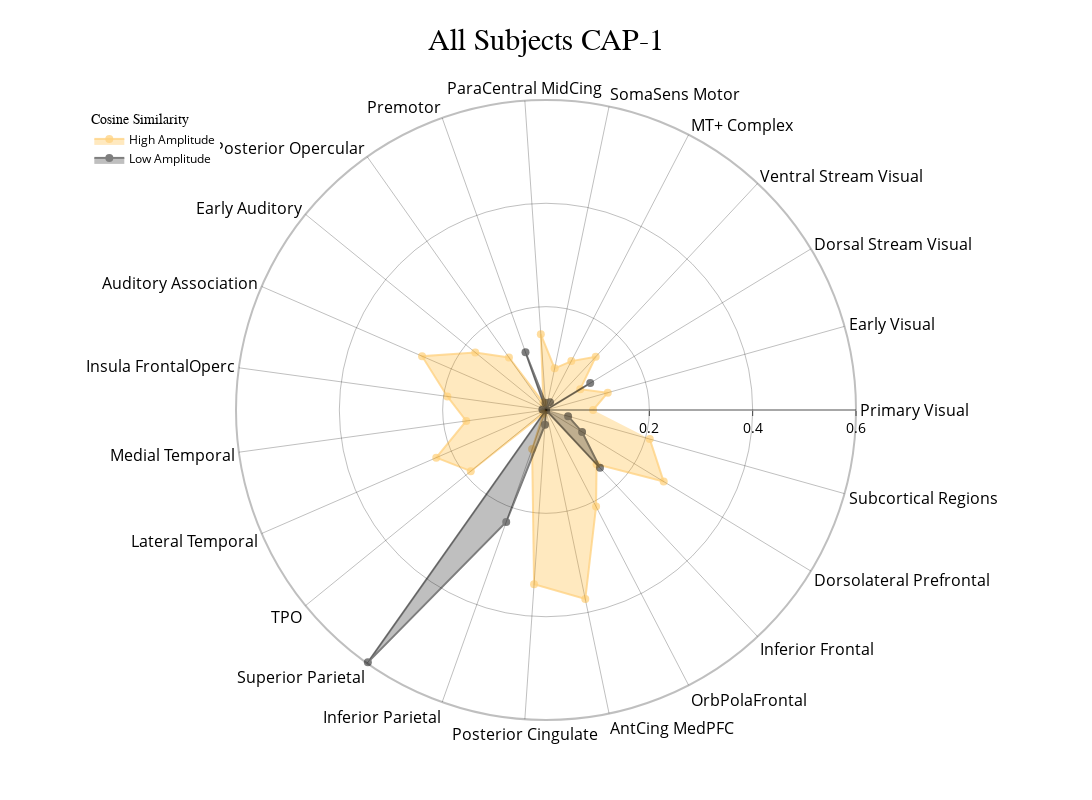
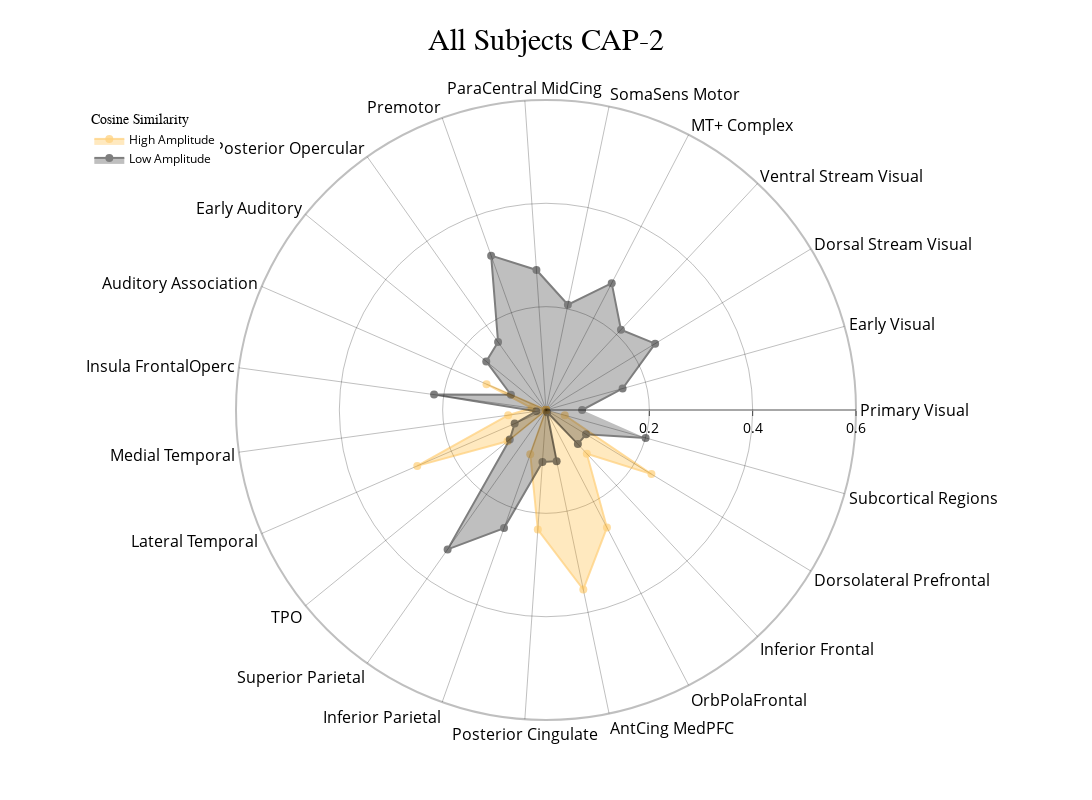
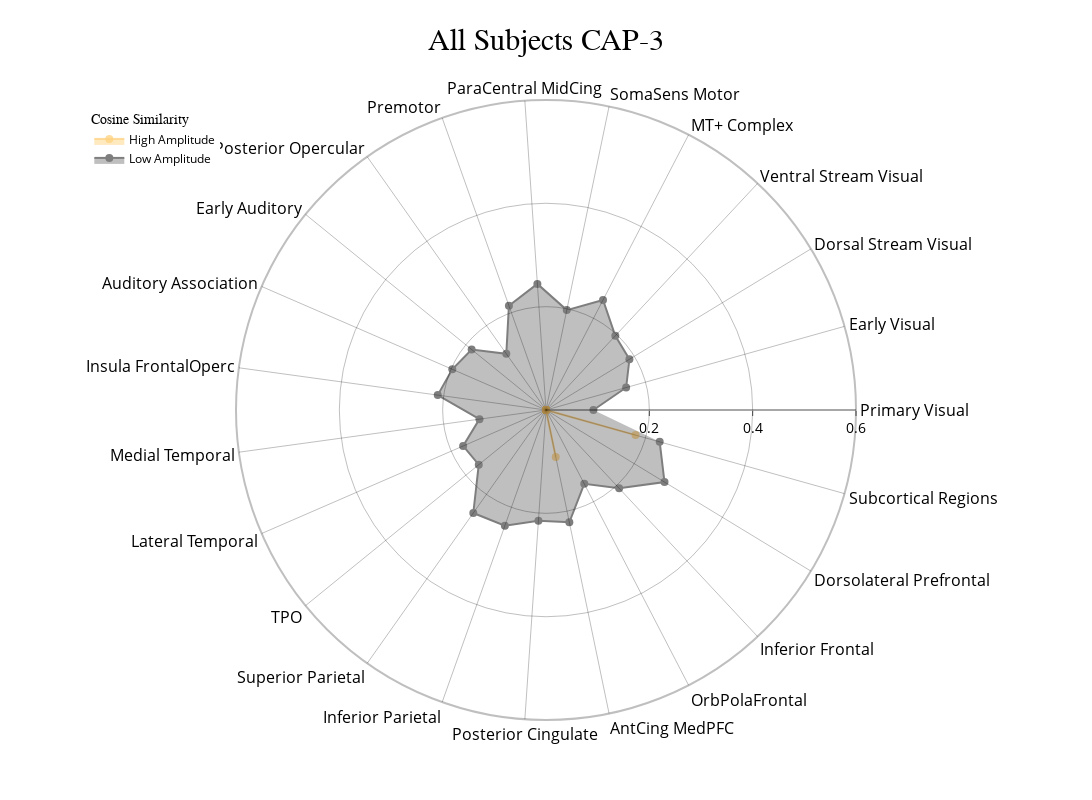
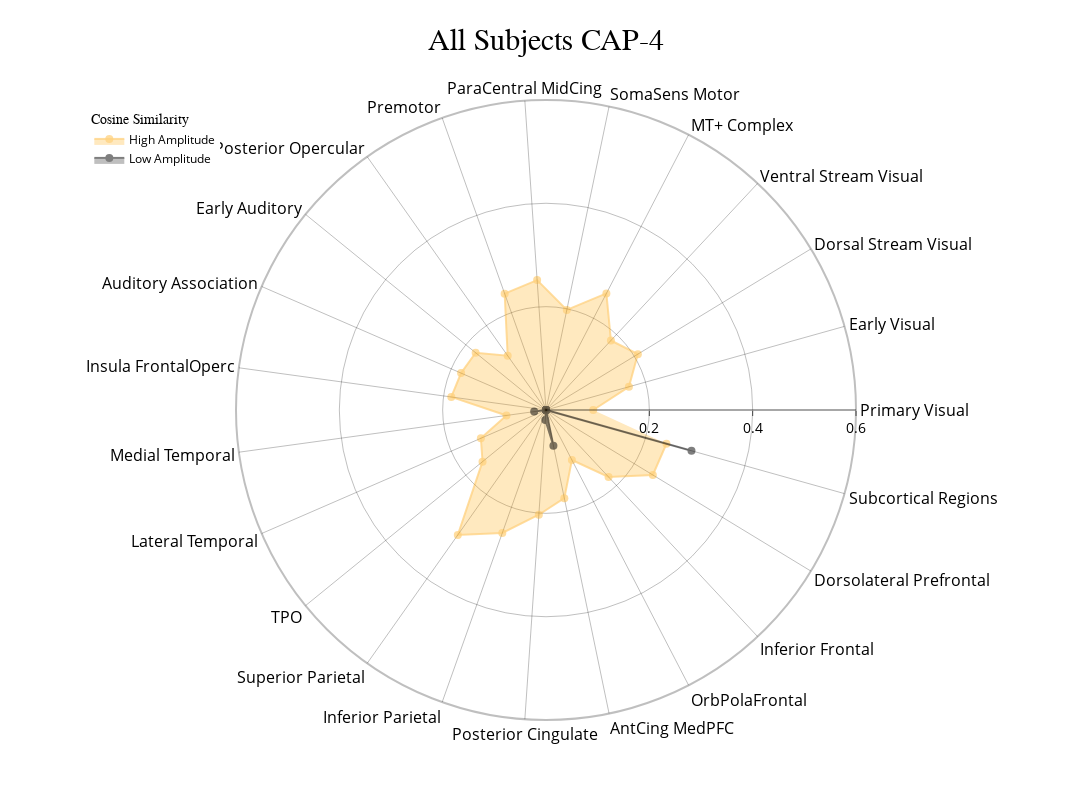

Notebook source saved alongside these figures, in order:
### Code cell
radialaxis = {
    "showline": True,
    "linewidth": 2,
    "linecolor": "rgba(0, 0, 0, 0.25)",
    "gridcolor": "rgba(0, 0, 0, 0.25)",
    "ticks": "outside",
    "tickfont": {"size": 14, "color": "black"},
    "range": [0, 0.6],
    "tickvals": [0.2, "", 0.4, "", 0.6],
}

color_discrete_map = {"High Amplitude": "rgba(255, 165, 0, 0.75)", "Low Amplitude": "black"}

cap_analysis.caps2radar(
    radialaxis=radialaxis,
    fill="toself",
    color_discrete_map=color_discrete_map,
    use_scatterpolar=True,
    output_dir=output_dir,
    as_html=True,
)

### Figure 1 — Plotly figure (JSON) as saved in the notebook; plotly's stock layout.template omitted (floating-point values rounded to 4 significant figures)
{"data": [{"connectgaps": true, "fill": "toself", "line": {"color": "rgba(255, 165, 0, 0.75)", "width": 2}, "marker": {"color": "rgba(255, 165, 0, 0.75)", "size": 8}, "mode": "markers+lines", "name": "High Amplitude", "opacity": 0.5, "r": [0.09113, 0.1242, 0.07759, 0.141, 0.1066, 0.08239, 0.1469, 0.01491, 0.1244, 0.1765, 0.2616, 0.1928, 0.1558, 0.2315, 0.1877, 0.009095, 0.08019, 0.338, 0.3737, 0.2106, 0.1435, 0.2666, 0.2086], "theta": ["Primary Visual", "Early Visual", "Dorsal Stream Visual", "Ventral Stream Visual", "MT+ Complex", "SomaSens Motor", "ParaCentral MidCing", "Premotor", "Posterior Opercular", "Early Auditory", "Auditory Association", "Insula FrontalOperc", "Medial Temporal", "Lateral Temporal", "TPO", "Superior Parietal", "Inferior Parietal", "Posterior Cingulate", "AntCing MedPFC", "OrbPolaFrontal", "Inferior Frontal", "Dorsolateral Prefrontal", "Subcortical Regions"], "type": "scatterpolar"}, {"connectgaps": true, "fill": "toself", "line": {"color": "black", "width": 2}, "marker": {"color": "black", "size": 8}, "mode": "markers+lines", "name": "Low Amplitude", "opacity": 0.5, "r": [0, 0, 0.1002, 0, 0.01688, 0, 0.0141, 0.1185, 0, 0, 0, 0.006997, 0, 0, 0, 0.5979, 0.2299, 0.02851, 0, 0, 0.1531, 0.08175, 0.04437], "theta": ["Primary Visual", "Early Visual", "Dorsal Stream Visual", "Ventral Stream Visual", "MT+ Complex", "SomaSens Motor", "ParaCentral MidCing", "Premotor", "Posterior Opercular", "Early Auditory", "Auditory Association", "Insula FrontalOperc", "Medial Temporal", "Lateral Temporal", "TPO", "Superior Parietal", "Inferior Parietal", "Posterior Cingulate", "AntCing MedPFC", "OrbPolaFrontal", "Inferior Frontal", "Dorsolateral Prefrontal", "Subcortical Regions"], "type": "scatterpolar"}], "layout": {"height": 800, "legend": {"font": {"color": "black", "size": 12}, "title": {"font": {"family": "Times New Roman"}, "text": "Cosine Similarity"}, "x": 0.01, "xanchor": "left", "y": 0.99, "yanchor": "top"}, "polar": {"angularaxis": {"gridcolor": "rgba(0, 0, 0, 0.25)", "linecolor": "rgba(0, 0, 0, 0.25)", "linewidth": 2, "showline": true, "tickfont": {"color": "black", "size": 16}}, "bgcolor": "white", "radialaxis": {"gridcolor": "rgba(0, 0, 0, 0.25)", "linecolor": "rgba(0, 0, 0, 0.25)", "linewidth": 2, "range": [0, 0.6], "showline": true, "tickfont": {"color": "black", "size": 14}, "ticks": "outside", "tickvals": [0.2, "", 0.4, "", 0.6]}}, "showlegend": true, "title": {"font": {"color": "black", "family": "Times New Roman", "size": 30}, "text": "All Subjects CAP-1", "x": 0.5}, "width": 1200}}

### Figure 2 — Plotly figure (JSON) as saved in the notebook; plotly's stock layout.template omitted (floating-point values rounded to 4 significant figures)
{"data": [{"connectgaps": true, "fill": "toself", "line": {"color": "rgba(255, 165, 0, 0.75)", "width": 2}, "marker": {"color": "rgba(255, 165, 0, 0.75)", "size": 8}, "mode": "markers+lines", "name": "High Amplitude", "opacity": 0.5, "r": [0, 0, 0, 0, 0, 0, 0, 0, 0, 0, 0.1255, 0.02785, 0.07388, 0.2716, 0.09603, 0, 0.09094, 0.2319, 0.3548, 0.2564, 0.1157, 0.2388, 0.03777], "theta": ["Primary Visual", "Early Visual", "Dorsal Stream Visual", "Ventral Stream Visual", "MT+ Complex", "SomaSens Motor", "ParaCentral MidCing", "Premotor", "Posterior Opercular", "Early Auditory", "Auditory Association", "Insula FrontalOperc", "Medial Temporal", "Lateral Temporal", "TPO", "Superior Parietal", "Inferior Parietal", "Posterior Cingulate", "AntCing MedPFC", "OrbPolaFrontal", "Inferior Frontal", "Dorsolateral Prefrontal", "Subcortical Regions"], "type": "scatterpolar"}, {"connectgaps": true, "fill": "toself", "line": {"color": "black", "width": 2}, "marker": {"color": "black", "size": 8}, "mode": "markers+lines", "name": "Low Amplitude", "opacity": 0.5, "r": [0.06991, 0.1539, 0.2472, 0.2125, 0.2765, 0.2081, 0.2716, 0.317, 0.1608, 0.1491, 0.07402, 0.2187, 0.019, 0.06615, 0.0904, 0.3302, 0.2426, 0.101, 0.1012, 0.004936, 0.09037, 0.09066, 0.2002], "theta": ["Primary Visual", "Early Visual", "Dorsal Stream Visual", "Ventral Stream Visual", "MT+ Complex", "SomaSens Motor", "ParaCentral MidCing", "Premotor", "Posterior Opercular", "Early Auditory", "Auditory Association", "Insula FrontalOperc", "Medial Temporal", "Lateral Temporal", "TPO", "Superior Parietal", "Inferior Parietal", "Posterior Cingulate", "AntCing MedPFC", "OrbPolaFrontal", "Inferior Frontal", "Dorsolateral Prefrontal", "Subcortical Regions"], "type": "scatterpolar"}], "layout": {"height": 800, "legend": {"font": {"color": "black", "size": 12}, "title": {"font": {"family": "Times New Roman"}, "text": "Cosine Similarity"}, "x": 0.01, "xanchor": "left", "y": 0.99, "yanchor": "top"}, "polar": {"angularaxis": {"gridcolor": "rgba(0, 0, 0, 0.25)", "linecolor": "rgba(0, 0, 0, 0.25)", "linewidth": 2, "showline": true, "tickfont": {"color": "black", "size": 16}}, "bgcolor": "white", "radialaxis": {"gridcolor": "rgba(0, 0, 0, 0.25)", "linecolor": "rgba(0, 0, 0, 0.25)", "linewidth": 2, "range": [0, 0.6], "showline": true, "tickfont": {"color": "black", "size": 14}, "ticks": "outside", "tickvals": [0.2, "", 0.4, "", 0.6]}}, "showlegend": true, "title": {"font": {"color": "black", "family": "Times New Roman", "size": 30}, "text": "All Subjects CAP-2", "x": 0.5}, "width": 1200}}

### Figure 3 — Plotly figure (JSON) as saved in the notebook; plotly's stock layout.template omitted (floating-point values rounded to 4 significant figures)
{"data": [{"connectgaps": true, "fill": "toself", "line": {"color": "rgba(255, 165, 0, 0.75)", "width": 2}, "marker": {"color": "rgba(255, 165, 0, 0.75)", "size": 8}, "mode": "markers+lines", "name": "High Amplitude", "opacity": 0.5, "r": [0, 0, 0, 0, 0, 0, 0, 0, 0, 0, 0, 0, 0, 0, 0, 0, 0, 0, 0.09279, 0, 0, 0, 0.18], "theta": ["Primary Visual", "Early Visual", "Dorsal Stream Visual", "Ventral Stream Visual", "MT+ Complex", "SomaSens Motor", "ParaCentral MidCing", "Premotor", "Posterior Opercular", "Early Auditory", "Auditory Association", "Insula FrontalOperc", "Medial Temporal", "Lateral Temporal", "TPO", "Superior Parietal", "Inferior Parietal", "Posterior Cingulate", "AntCing MedPFC", "OrbPolaFrontal", "Inferior Frontal", "Dorsolateral Prefrontal", "Subcortical Regions"], "type": "scatterpolar"}, {"connectgaps": true, "fill": "toself", "line": {"color": "black", "width": 2}, "marker": {"color": "black", "size": 8}, "mode": "markers+lines", "name": "Low Amplitude", "opacity": 0.5, "r": [0.09178, 0.1611, 0.189, 0.1965, 0.2399, 0.1975, 0.2446, 0.2144, 0.1332, 0.1855, 0.1977, 0.2115, 0.13, 0.1748, 0.1678, 0.244, 0.2377, 0.2147, 0.222, 0.161, 0.2074, 0.2685, 0.2285], "theta": ["Primary Visual", "Early Visual", "Dorsal Stream Visual", "Ventral Stream Visual", "MT+ Complex", "SomaSens Motor", "ParaCentral MidCing", "Premotor", "Posterior Opercular", "Early Auditory", "Auditory Association", "Insula FrontalOperc", "Medial Temporal", "Lateral Temporal", "TPO", "Superior Parietal", "Inferior Parietal", "Posterior Cingulate", "AntCing MedPFC", "OrbPolaFrontal", "Inferior Frontal", "Dorsolateral Prefrontal", "Subcortical Regions"], "type": "scatterpolar"}], "layout": {"height": 800, "legend": {"font": {"color": "black", "size": 12}, "title": {"font": {"family": "Times New Roman"}, "text": "Cosine Similarity"}, "x": 0.01, "xanchor": "left", "y": 0.99, "yanchor": "top"}, "polar": {"angularaxis": {"gridcolor": "rgba(0, 0, 0, 0.25)", "linecolor": "rgba(0, 0, 0, 0.25)", "linewidth": 2, "showline": true, "tickfont": {"color": "black", "size": 16}}, "bgcolor": "white", "radialaxis": {"gridcolor": "rgba(0, 0, 0, 0.25)", "linecolor": "rgba(0, 0, 0, 0.25)", "linewidth": 2, "range": [0, 0.6], "showline": true, "tickfont": {"color": "black", "size": 14}, "ticks": "outside", "tickvals": [0.2, "", 0.4, "", 0.6]}}, "showlegend": true, "title": {"font": {"color": "black", "family": "Times New Roman", "size": 30}, "text": "All Subjects CAP-3", "x": 0.5}, "width": 1200}}

### Figure 4 — Plotly figure (JSON) as saved in the notebook; plotly's stock layout.template omitted (floating-point values rounded to 4 significant figures)
{"data": [{"connectgaps": true, "fill": "toself", "line": {"color": "rgba(255, 165, 0, 0.75)", "width": 2}, "marker": {"color": "rgba(255, 165, 0, 0.75)", "size": 8}, "mode": "markers+lines", "name": "High Amplitude", "opacity": 0.5, "r": [0.09144, 0.1667, 0.2081, 0.1841, 0.2541, 0.1979, 0.252, 0.239, 0.1286, 0.1755, 0.1792, 0.185, 0.07724, 0.1374, 0.1584, 0.296, 0.2524, 0.2032, 0.1743, 0.109, 0.1774, 0.2421, 0.2421], "theta": ["Primary Visual", "Early Visual", "Dorsal Stream Visual", "Ventral Stream Visual", "MT+ Complex", "SomaSens Motor", "ParaCentral MidCing", "Premotor", "Posterior Opercular", "Early Auditory", "Auditory Association", "Insula FrontalOperc", "Medial Temporal", "Lateral Temporal", "TPO", "Superior Parietal", "Inferior Parietal", "Posterior Cingulate", "AntCing MedPFC", "OrbPolaFrontal", "Inferior Frontal", "Dorsolateral Prefrontal", "Subcortical Regions"], "type": "scatterpolar"}, {"connectgaps": true, "fill": "toself", "line": {"color": "black", "width": 2}, "marker": {"color": "black", "size": 8}, "mode": "markers+lines", "name": "Low Amplitude", "opacity": 0.5, "r": [0, 0, 0, 0, 0, 0, 0, 0, 0, 0, 0, 0, 0.02307, 0, 0, 0, 0, 0.01916, 0.07047, 0, 0, 0, 0.2924], "theta": ["Primary Visual", "Early Visual", "Dorsal Stream Visual", "Ventral Stream Visual", "MT+ Complex", "SomaSens Motor", "ParaCentral MidCing", "Premotor", "Posterior Opercular", "Early Auditory", "Auditory Association", "Insula FrontalOperc", "Medial Temporal", "Lateral Temporal", "TPO", "Superior Parietal", "Inferior Parietal", "Posterior Cingulate", "AntCing MedPFC", "OrbPolaFrontal", "Inferior Frontal", "Dorsolateral Prefrontal", "Subcortical Regions"], "type": "scatterpolar"}], "layout": {"height": 800, "legend": {"font": {"color": "black", "size": 12}, "title": {"font": {"family": "Times New Roman"}, "text": "Cosine Similarity"}, "x": 0.01, "xanchor": "left", "y": 0.99, "yanchor": "top"}, "polar": {"angularaxis": {"gridcolor": "rgba(0, 0, 0, 0.25)", "linecolor": "rgba(0, 0, 0, 0.25)", "linewidth": 2, "showline": true, "tickfont": {"color": "black", "size": 16}}, "bgcolor": "white", "radialaxis": {"gridcolor": "rgba(0, 0, 0, 0.25)", "linecolor": "rgba(0, 0, 0, 0.25)", "linewidth": 2, "range": [0, 0.6], "showline": true, "tickfont": {"color": "black", "size": 14}, "ticks": "outside", "tickvals": [0.2, "", 0.4, "", 0.6]}}, "showlegend": true, "title": {"font": {"color": "black", "family": "Times New Roman", "size": 30}, "text": "All Subjects CAP-4", "x": 0.5}, "width": 1200}}
